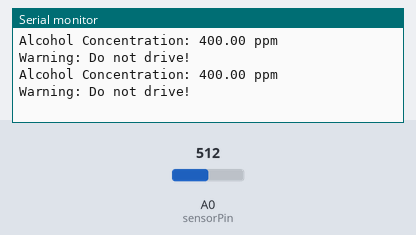
A sketch run on a simulated Arduino Uno, built with avr-gcc and run on an emulated ATmega328P. Shown: the last lines printed to the serial monitor. The test bench sets the inputs (shaded band); at power-on: A0 (sensorPin) = 512.

Above: at 1.8 s.
1.9 s: A0 (sensorPin) set to 716
At 2.6 s:
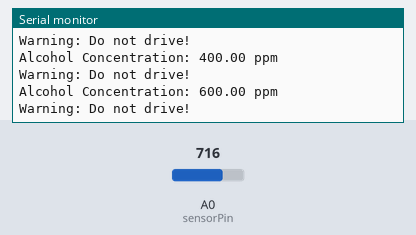
3.4 s: A0 (sensorPin) set to 900
At 4.8 s:
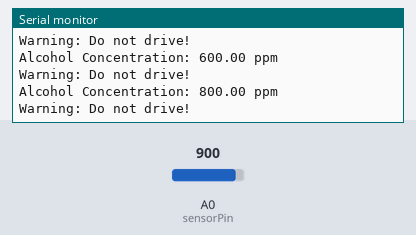
Timing chart, 0 to 6.4 s (numbered marks = the images above; inputs shaded):
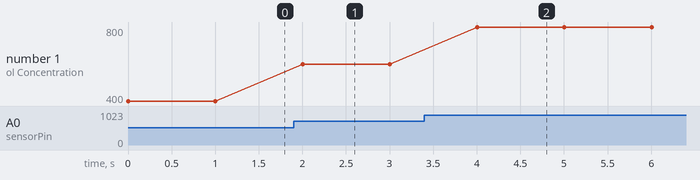

The sketch:

Alcohol_Breathalyzer.ino
```cpp
const int sensorPin = A0;

void setup() {
  Serial.begin(9600);
}

void loop() {
  int sensorValue = analogRead(sensorPin);
  float voltage = sensorValue * (5.0 / 1023.0);
  float ppm = map(voltage, 0.4, 2.0, 0, 400);

  Serial.print("Alcohol Concentration: ");
  Serial.print(ppm);
  Serial.println(" ppm");

  if (ppm > 80) {
    Serial.println("Warning: Do not drive!");
  }

  delay(1000);
}
```

Measured:
- after the input at 1.9 s, the serial monitor: prints a new line after 0.10 s (image 1)
- after the input at 3.4 s, the serial monitor: prints a new line after 0.60 s (image 2)
- plotted number 1: 400 → 600 after the input at 1.9 s, 600 → 800 after the input at 3.4 s
